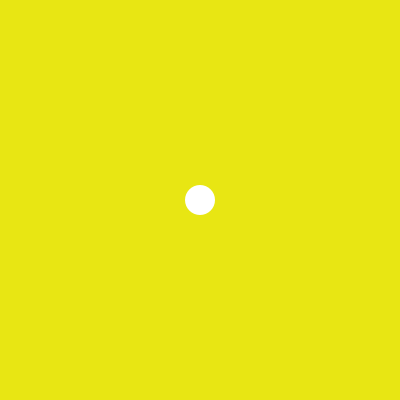
Frame 1 (no input)
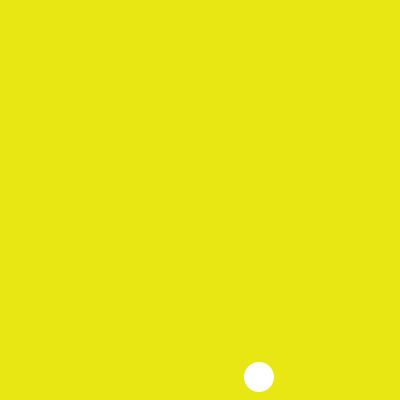
Frame 60 (the mouse pressed at the canvas centre just before this capture)
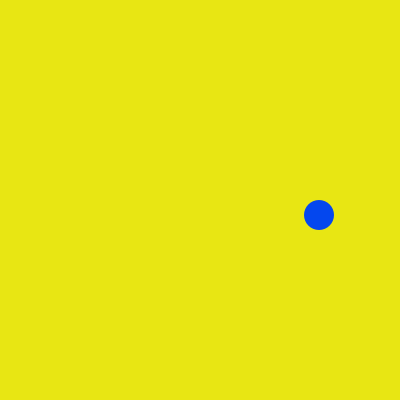
Frame 120 (the mouse held since frame 60 and released just before this capture)

The Processing sketch that drew these frames (run headless with seeded random() and noise(); from frame 60 on, the mouse is pressed at the canvas centre):

// Processing sketch: processing_32971
// ── processing_32971.pde

void setup(){
  size(400,400);
}

//defines ball's coordinates
int centerX = 200;
int centerY = 200;
//defines "speed"
int speedX = 1;
int speedY = 3;

void draw(){
  background(232,230,19);
  //sets color values
  float r = random(255);
  float g = random(255);
  float b = random(255);
  
  //if centerX location is greater than or equal to 385, which is the stage width minus radius of the ellipse, then ball will go in the opposite direction, AND change to a random color value
  if(centerX >= 385){
  speedX = speedX * -1;
  fill(r,g,b);
  }
  if(centerX <= 15){
  speedX = speedX * -1;
  fill(r,g,b);
  }
  if(centerY >= 385){
  speedY = speedY * -1;
  fill(r,g,b);
  }
  if(centerY <= 15){
  speedY = speedY * -1;
  fill(r,g,b);
  }

  noStroke();
  ellipse(centerX, centerY, 30, 30);

  //initializes the ball's movement
  centerX = centerX + speedX;
  centerY = centerY + speedY;
}
